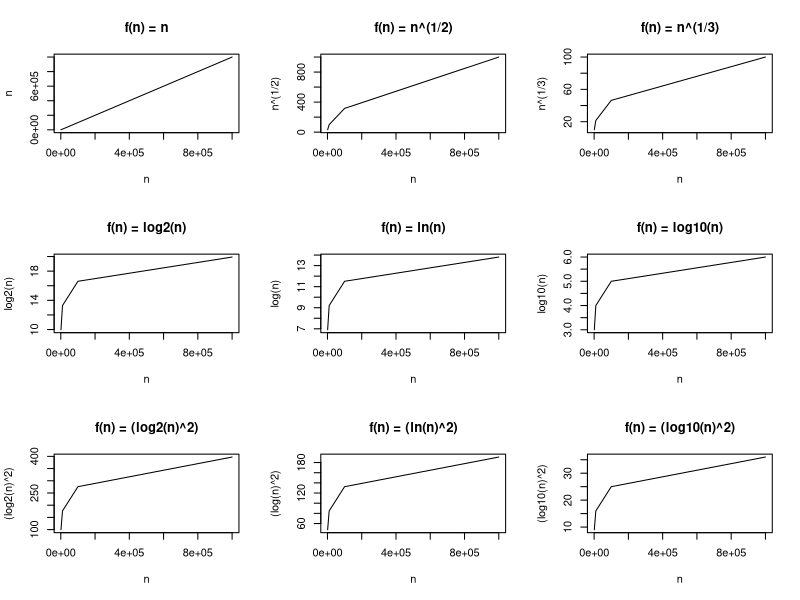

Source code (R):
n = c(10^3, 10^4, 10^5, 10^6)

par(mfrow=c(3,3))
plot(n, n,        type = 'l', main="f(n) = n")
plot(n, n^(1/2),  type = 'l', main="f(n) = n^(1/2)")
plot(n, n^(1/3),  type = 'l', main="f(n) = n^(1/3)")
plot(n, log2(n),  type = 'l', main="f(n) = log2(n)")
plot(n, log(n),   type = 'l', main="f(n) = ln(n)")
plot(n, log10(n), type = 'l', main="f(n) = log10(n)")
plot(n, (log2(n)^2),  type = 'l', main="f(n) = (log2(n)^2)")
plot(n, (log(n)^2),   type = 'l', main="f(n) = (ln(n)^2)")
plot(n, (log10(n)^2), type = 'l', main="f(n) = (log10(n)^2)")